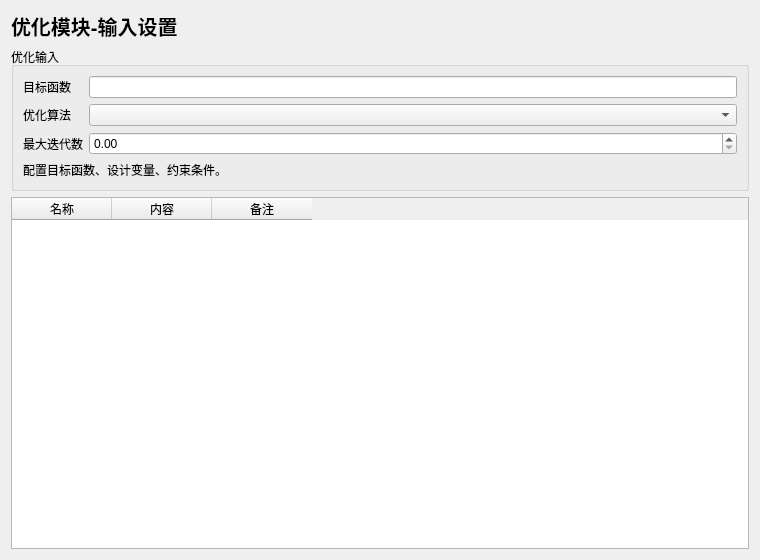
<?xml version="1.0" encoding="UTF-8"?>
<ui version="4.0">
 <class>OptimizationInputWidget</class>
 <widget class="QWidget" name="OptimizationInputWidget">
  <property name="geometry">
   <rect><x>0</x><y>0</y><width>760</width><height>560</height></rect>
  </property>
  <layout class="QVBoxLayout" name="verticalLayout">
   <item>
    <widget class="QLabel" name="titleLabel">
     <property name="styleSheet"><string notr="true">font-size: 20px; font-weight: 700;</string></property>
     <property name="text"><string>优化模块-输入设置</string></property>
    </widget>
   </item>
   <item>
    <widget class="QGroupBox" name="mainGroupBox">
     <property name="title"><string>优化输入</string></property>
     <layout class="QFormLayout" name="formLayout">
      <item row="0" column="0"><widget class="QLabel" name="labelA"><property name="text"><string>目标函数</string></property></widget></item>
      <item row="0" column="1"><widget class="QLineEdit" name="lineEditA"/></item>
      <item row="1" column="0"><widget class="QLabel" name="labelB"><property name="text"><string>优化算法</string></property></widget></item>
      <item row="1" column="1"><widget class="QComboBox" name="comboBoxB"/></item>
      <item row="2" column="0"><widget class="QLabel" name="labelC"><property name="text"><string>最大迭代数</string></property></widget></item>
      <item row="2" column="1"><widget class="QDoubleSpinBox" name="doubleSpinBoxC"/></item>
      <item row="3" column="0" colspan="2">
       <widget class="QLabel" name="descLabel">
        <property name="wordWrap"><bool>true</bool></property>
        <property name="text"><string>配置目标函数、设计变量、约束条件。</string></property>
       </widget>
      </item>
     </layout>
    </widget>
   </item>
   <item>
    <widget class="QTableWidget" name="tableWidget">
     <column><property name="text"><string>名称</string></property></column>
     <column><property name="text"><string>内容</string></property></column>
     <column><property name="text"><string>备注</string></property></column>
    </widget>
   </item>
  </layout>
 </widget>
 <resources/>
 <connections/>
</ui>
